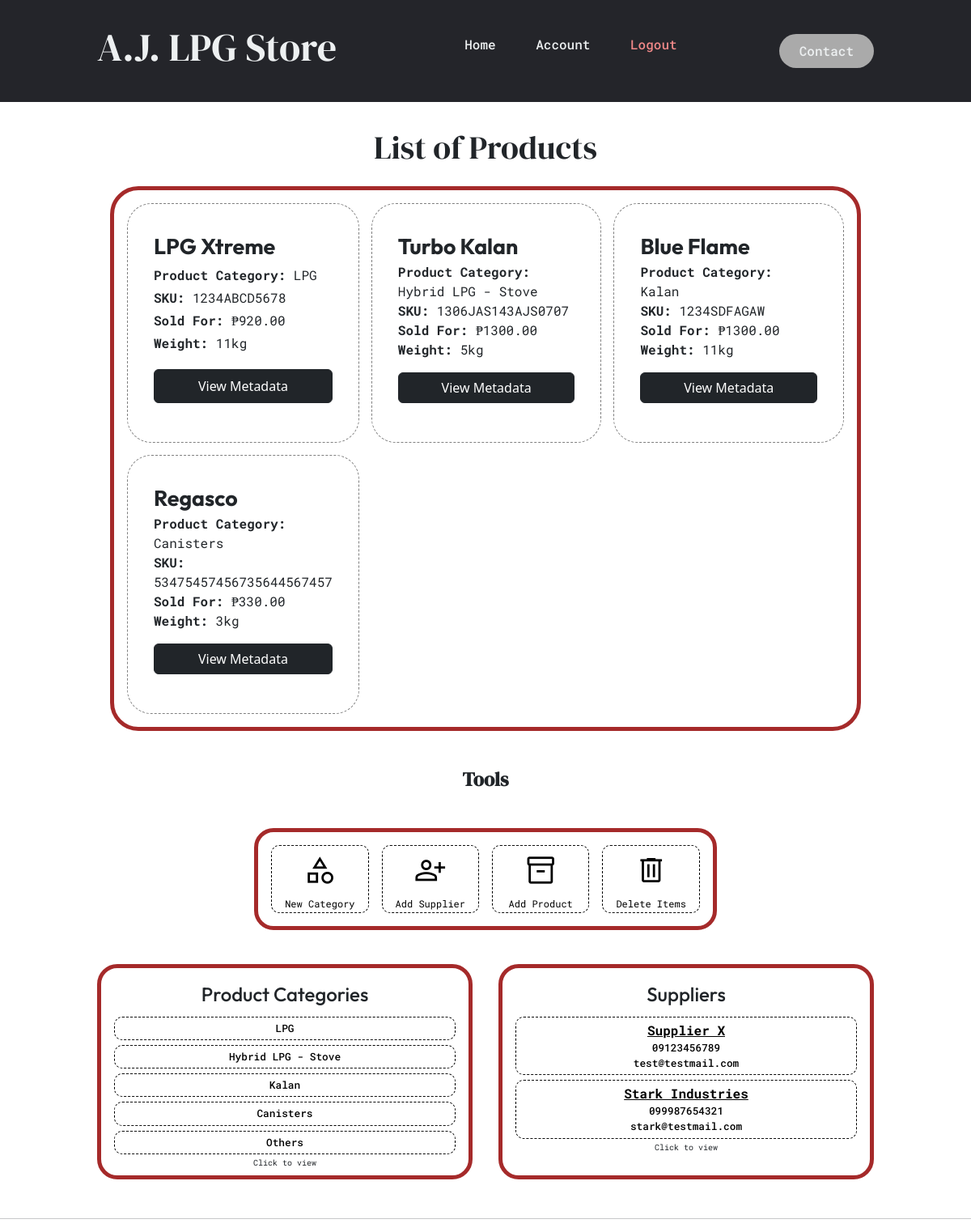
/products/, run on an earlier commit of the app's database.
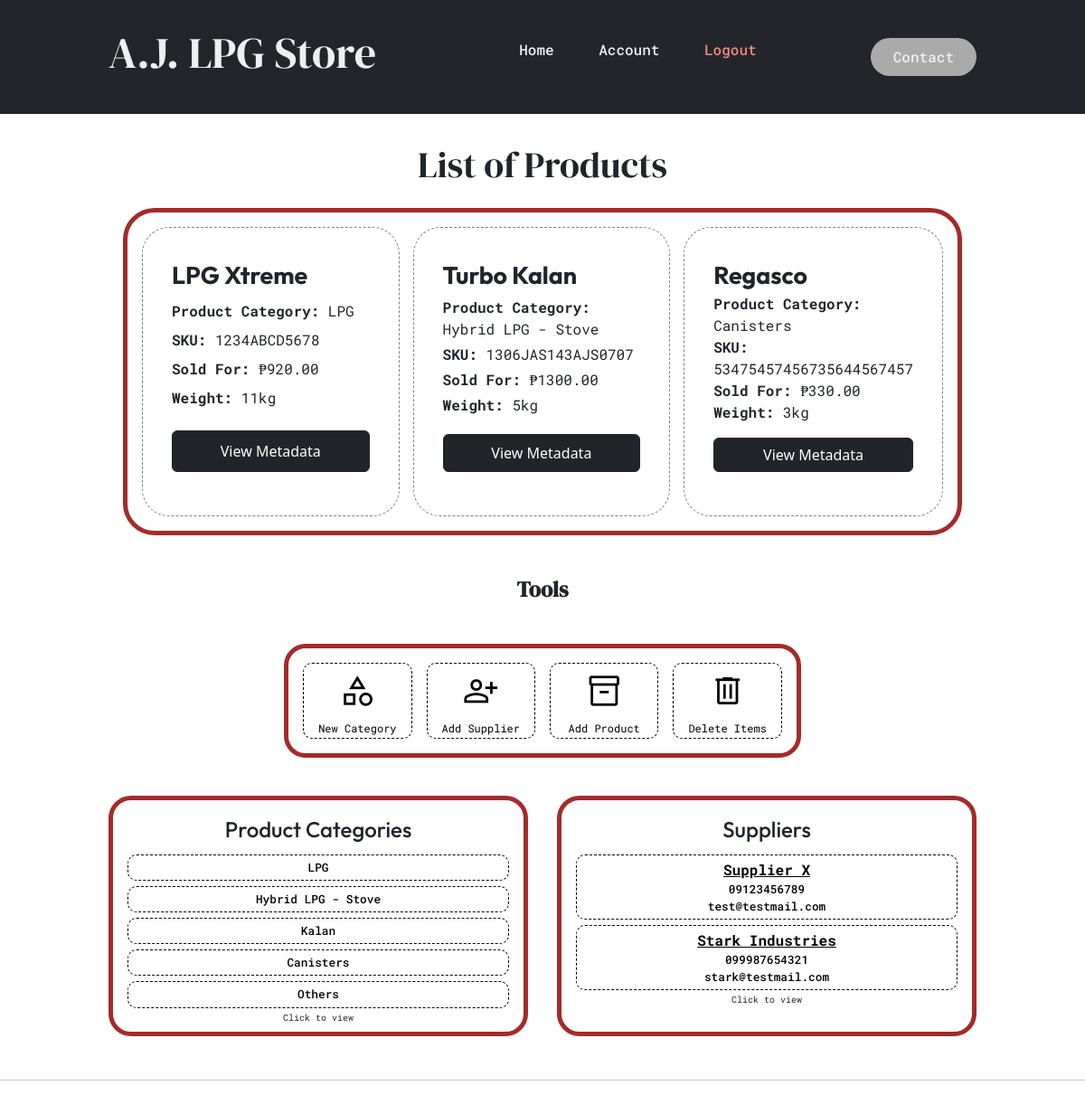
And on a later commit of the database.
### home/models.py (models this page shows, shortened)
class Product(models.Model):
    product_name = models.CharField(max_length=255,default="Product 1",help_text="Official product name")
    description = models.TextField(help_text="Tell something about the product.")
    SKU = models.CharField(max_length=50, unique=True, help_text="SKU is a unique ID given mainly by manufacturers. Check the Unit or Documents if SKU is present.")
    category = models.OneToOneField(Category, on_delete=models.SET_NULL, null=True)
    weight = models.DecimalField(max_digits=10, decimal_places=2, null=True, blank=True)
    image = models.ImageField(upload_to='product_images/', null=True, blank=True)
    expiry_date = models.DateField(default=timezone.now,null=True, blank=True, help_text="YYYY-MM-DD (Leave Blank if N/A)")
    notes = models.TextField(null=True, blank=True)
    cost_price = models.DecimalField(max_digits=10, decimal_places=2, null=True, blank=True)
    selling_price = models.DecimalField(max_digits=10, decimal_places=2, null=True, blank=True)
    discount = models.DecimalField(max_digits=5, decimal_places=2, null=True, blank=True)

class Category(models.Model):
    category = models.CharField(max_length=50)
    def __str__(self):
        return self.category
    class Meta:
        verbose_name_plural = "Categories"

class Supplier(models.Model):
    name = models.CharField(max_length=255)
    contact = models.CharField(max_length=255)
    email = models.CharField(max_length=255, null=True, blank=True)
    website = models.CharField(max_length=255, null=True, blank=True)
    supplier_code = models.CharField(max_length=50, unique=True, editable=False)

### home/views.py (the view)
# urls.py: path('products/', views.add_product, name="mngr-products"),
def add_product(request):
    vars = {}
    vars["products"] = models.Product.objects.all()
    vars["product_number"] = models.Product.objects.count()
    vars["categories"] = models.Category.objects.all()
    vars["category_numbers"] = models.Category.objects.count()
    vars["suppliers"] = models.Supplier.objects.all()
    vars["supplier_numbers"] = models.Supplier.objects.count()
    return render(request, "blocks/productpage_blocks.html", vars)

### home/templates/blocks/productpage_blocks.html (shortened to what this page needs)
{% extends "home/add_product.html" %}
{% block product_navbar %}
{% include "chunks/navbar.html" %}
{% endblock %}
{% block list_products %}
    {% if product_number == 0 %}
        {% include "chunks/products_noneview.html" %}
        {% include "chunks/products_tools.html" %}
    {% else %}
            <div class="p_wrapper">
                {% for item in products %}
                <div class="p_container">
                    <p class="pname">{{ item.product_name }}</p>
                    <p class="category"><span>Product Category:</span> {{ item.category }}</p>
                    <p class="SKU"><span>SKU:</span> {{ item.SKU }}</p>
                    <p class="selling_p"><span>Sold For:</span> &#x20B1;{{ item.selling_price }}</p>
                    <p class="weight"><span>Weight:</span> {{ item.weight|floatformat:0 }}kg</p>
                    <button type="button" class="btn btn-dark" data-bs-toggle="modal" data-bs-target="#exampleModal{{ item.id }}">
                        View Metadata
                    </button>
                </div>
            {% endfor %}
            </div>
        <p style="font-weight: bold;">Tools</p>
        {% include "chunks/products_tools.html" %}
    {% endif %}
{% endblock %}
{% block view_others %}
<div class="wrapper_cat_supp">
    <div class="category_view">
        {% if category_numbers == 0 %}
            <h1>No product category created</h1>
        {% else %}
            <h2 class="section_title">Product Categories</h2>
            {% for cat in categories %}
                <div class="cat_wrap">
                    <a href="{% url 'edit_product' pk=cat.pk %}?formID=category"><p class="content">{{ cat.category }}</p></a>
                </div>
            {% endfor %}
            <small style="font-size: 10px;">Click to view</small>
        {%endif %}
    </div>
    <div class="supplier_view">
        {% if supplier_numbers == 0 %}
            <h1>No Suppliers Created</h1>
        {% else %}
            <h2 class="section_title">Suppliers</h2>
            {% for sup in suppliers %}
                <div class="sup_wrap">
                    <a href="{% url 'edit_product' pk=sup.pk %}?formID=supplier"><p class="content">{{ sup.name }}</p></a>
                    <a href="{% url 'edit_product' pk=sup.pk %}?formID=supplier"><p class="content">{{ sup.contact }}</p></a>
                    <a href="{% url 'edit_product' pk=sup.pk %}?formID=supplier"><p class="content">{{ sup.email }}</p></a>
                </div>
            {% endfor %}
            <small style="font-size: 10px;">Click to view</small>
        {%endif %}
    </div>
</div>
{% endblock %}

What changed in the data, as far as the page shows it:
removed Product: product_name "Blue Flame", category "Kalan", SKU "1234SDFAGAW", selling_price "1300.00", weight "11"
